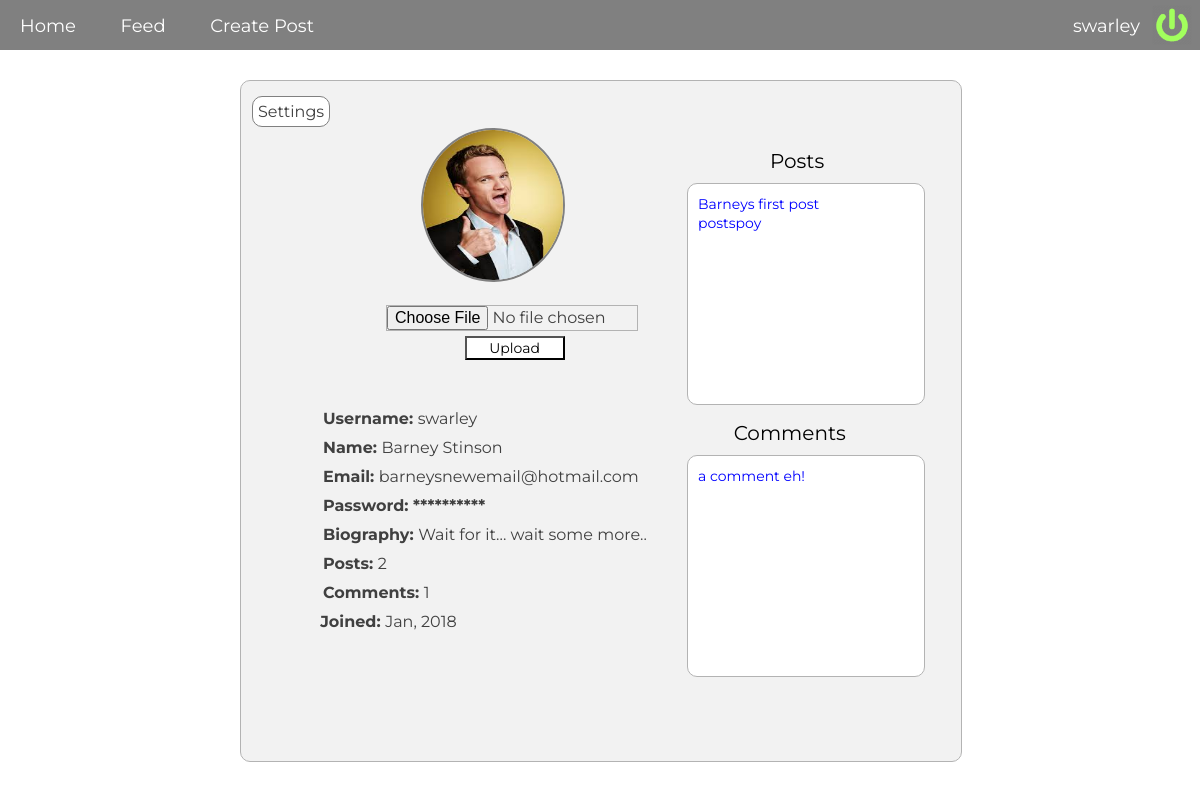
/pages/profile.php?id=2 (signed in), run on an earlier commit of the app's database.
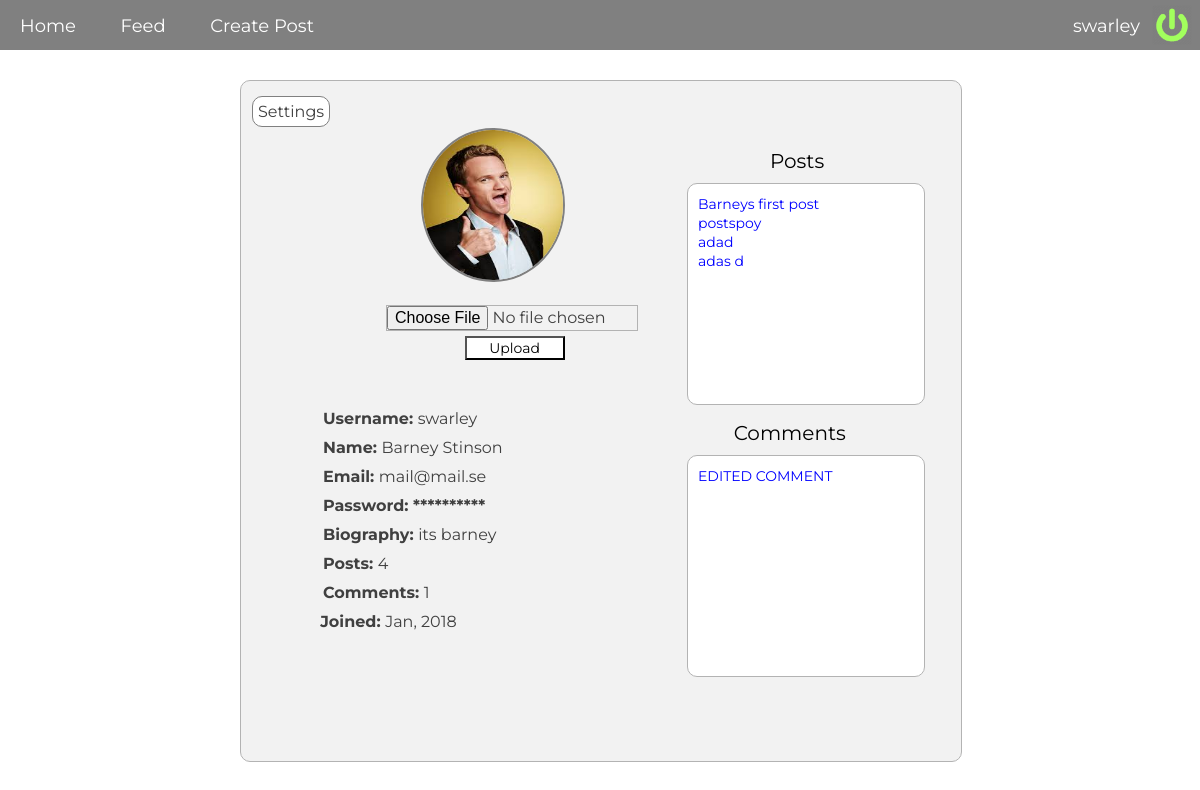
And on a later commit of the database.
### tables this page shows
CREATE TABLE "users" (
        `id`    INTEGER NOT NULL PRIMARY KEY AUTOINCREMENT UNIQUE,
        `name`  VARCHAR NOT NULL,
        `username`      VARCHAR NOT NULL UNIQUE,
        `email` VARCHAR NOT NULL,
        `password`      VARCHAR NOT NULL,
        `biography`     VARCHAR NOT NULL,
        `img`           VARCHAR,
        `joined`     VARCHAR
);

CREATE TABLE "posts" (
        `id`       INTEGER NOT NULL,
        `post_id`       INTEGER NOT NULL PRIMARY KEY AUTOINCREMENT UNIQUE,
        `title` VARCHAR NOT NULL,
        `description`   VARCHAR NOT NULL,
        `url`   VARCHAR NOT NULL,
        `posted`      VARCHAR,
        `edited`     VARCHAR
);

CREATE TABLE "comments" (
         `id`       INTEGER NOT NULL,
         `comment_id`       INTEGER NOT NULL PRIMARY KEY AUTOINCREMENT UNIQUE,
         `post_id`         INTEGER NOT NULL,
         `comment`       VARCHAR NOT NULL,
         `posted`       VARCHAR
);

### logic/profile.php (called while the page is built)
<?php
   $user_id = $_GET['id'];
   $query = "SELECT * FROM posts WHERE id = :user_id";
   $statement = $pdo->prepare($query);
   $statement->bindParam(':user_id', $user_id, PDO::PARAM_STR);
   $statement->execute();
   $count_posts = $statement->fetchAll(PDO::FETCH_ASSOC);
   $query = "SELECT * FROM comments WHERE id = :user_id";
   $statement = $pdo->prepare($query);
   $statement->bindParam(':user_id', $user_id, PDO::PARAM_STR);
   $statement->execute();
   $count_comments = $statement->fetchAll(PDO::FETCH_ASSOC);
   $user_id = $_GET['id'];
   $query = "SELECT * FROM posts WHERE id = :user_id";
   $statement = $pdo->prepare($query);
   $statement->bindParam(':user_id', $user_id, PDO::PARAM_INT);
   $statement->execute();
   $posts = $statement->fetchAll(PDO::FETCH_ASSOC);
   $user_id = $_GET['id'];
   $query = "SELECT * FROM comments WHERE id = :user_id";
   $statement = $pdo->prepare($query);
   $statement->bindParam(':user_id', $user_id, PDO::PARAM_INT);
   $statement->execute();
   $comments = $statement->fetchAll(PDO::FETCH_ASSOC);

### pages/profile.php (the view, shortened to what this page needs)
<?php
require __DIR__.'../../views/header.php';
require __DIR__.'../../logic/profile.php';
$id = $_SESSION;
   $user_id = $_GET['id'];
   $query = "SELECT * FROM users WHERE id = :user_id";
   $statement = $pdo->prepare($query);
   $statement->bindParam(':user_id', $user_id, PDO::PARAM_STR);
   $statement->execute();
   $url_users = $statement->fetchAll(PDO::FETCH_ASSOC);
   foreach($url_users as $url_user){}
      ?>
      <div class="profile-wrapper">
         <div class="profile-username"><b>Username: </b><?php echo $url_user['username']; ?></div>
         <div class="profile-name"><b>Name: </b><?php echo $url_user['name']; ?></div>
         <div class="profile-email"><b>Email: </b><?php echo $url_user['email']; ?></div>
         <div class="profile-bio"><b>Biography: </b><?php echo $url_user['biography']; ?></div>
         <div class="profile-posts"><b>Posts: </b><?php echo count($count_posts); ?></div>
         <div class="profile-comments"><b>Comments: </b><?php echo count($count_comments); ?></div>
         <div class="profile-joined"><b>Joined: </b><?php echo $url_user['joined']; ?></div>
      </div>
      <?php if(isset($_SESSION['user']) && $_SESSION['user']['username'] == $url_user['username']): ?>
         <div class="profile-wrapper-online">
            <?php echo '<img src="../uploads/'. $url_user['img']. '" class="profile-avatar-online">'; ?>
            <?php foreach($id as $user): ?>
               <div class="profile-username-online"><b>Username: </b><?php echo $url_user['username']; ?></div>
               <div class="profile-name-online"><b>Name: </b><?php echo $url_user['name']; ?></div>
               <div class="profile-email-online"><b>Email: </b><?php echo $url_user['email']; ?></div>
               <div class="profile-password-online"><b>Password: **********</b></div>
               <div class="profile-bio-online"><b>Biography: </b><?php echo $url_user['biography']; ?></div>
               <div class="profile-posts-online"><b>Posts: </b><?php echo count($count_posts); ?></div>
               <div class="profile-comments-online"><b>Comments: </b><?php echo count($count_comments); ?></div>
               <div class="profile-joined-online"><b>Joined: </b><?php echo $url_user['joined']; ?></div>
            <?php endforeach; ?>
            <form action="../logic/uploadAvatar.php" name="avatar" method="post" enctype="multipart/form-data">
               <input type="file" name="avatar" required>
               <br>
               <button type="submit" class="upload-avatar">Upload</button>
            </form>
            <div class="dropdown">
               <span>Settings</span>
            </div>
            <div class="my-posts-header">Posts</div>
            <div class="my-posts">
               <?php foreach($posts as $post): ?>
                  <a href="comment.php?id=<?php echo $post['post_id'] ?>" class="my-posts-url"><?php echo $post['title']; ?></a>
                  <br>
               <?php endforeach; ?>
            </div>
            <div class="my-comments-header">Comments</div>
            <div class="my-comments">
               <?php foreach($comments as $comment): ?>
                  <a href="editComment.php?id=<?php echo $comment['comment_id'] ?>" class="my-posts-url"><?php echo $comment['comment']; ?></a>
                  <br>
               <?php endforeach; ?>
            </div>
         <?php endif; ?>
      </div>
      <?php require __DIR__.'../../views/footer.php'; ?>

### views/navigation.php (shortened to what this page needs)
<?php $id = $_SESSION; ?>
<div class="nav-wrapper">
   <?php if (isset($_SESSION['user'])): ?>
      <?php foreach($id as $user):?>
         <div class="navbar-left">
            <a href="../index.php">Home</a>
            <a href="../pages/feed.php">Feed</a>
            <a href="/pages/createPost.php">Create Post</a>
            <a href="../logic/logout.php" class="login-icon"></a>
         </div>
         <div class="navbar-right">
            <a href="../pages/profile.php?id=<?php echo $user['id'] ?>" class="nav-url"><?php echo $user['username']; ?></a>
         </div>
      <?php endforeach; ?>
   <?php endif; ?>
</div>

What changed in the data, as far as the page shows it:
changed users "swarley": email "barneysnewemail@hotmail.com" → "mail@mail.se"; biography "Wait for it... wait some more.." → "its barney"; count($count_posts) "2" → "4"
added posts: title "adad"
added posts: title "adas d"
changed comments: comment "a comment eh!" → "EDITED COMMENT"
